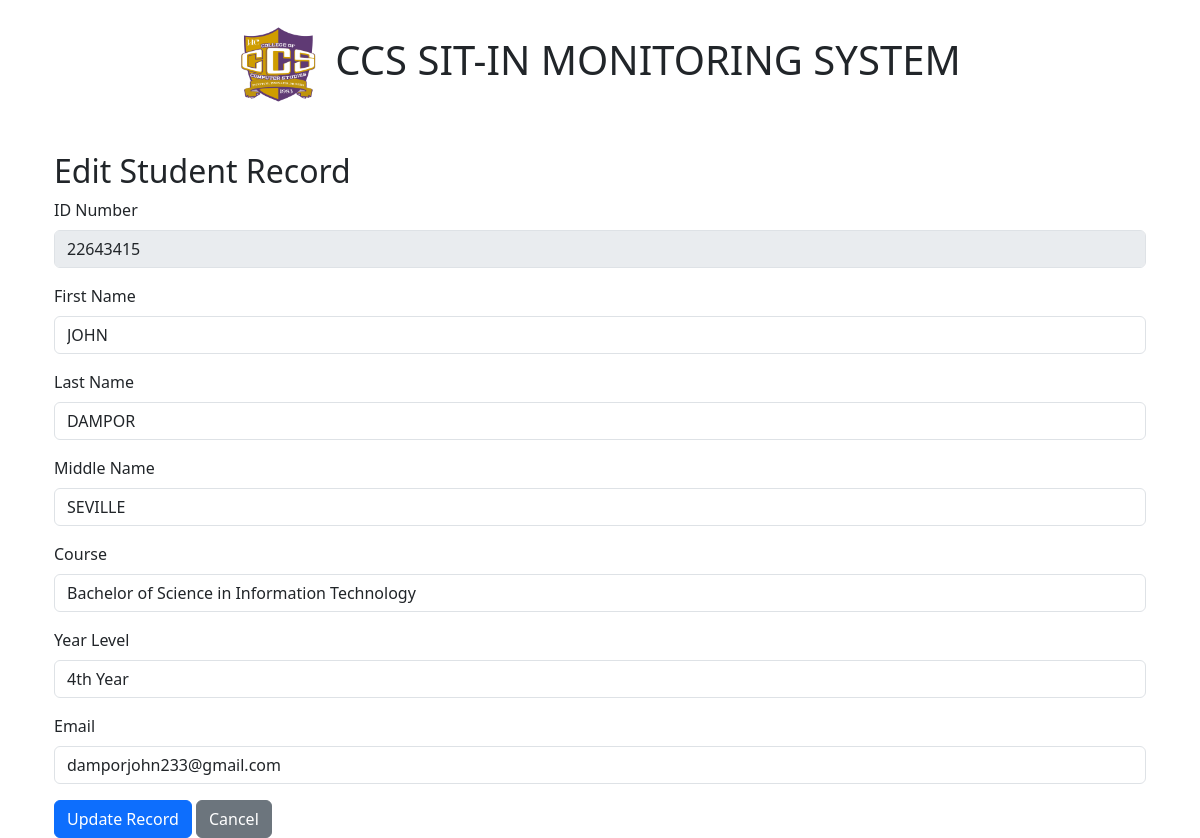
The page /edit_student_record (signed in) on the database as committed earlier.
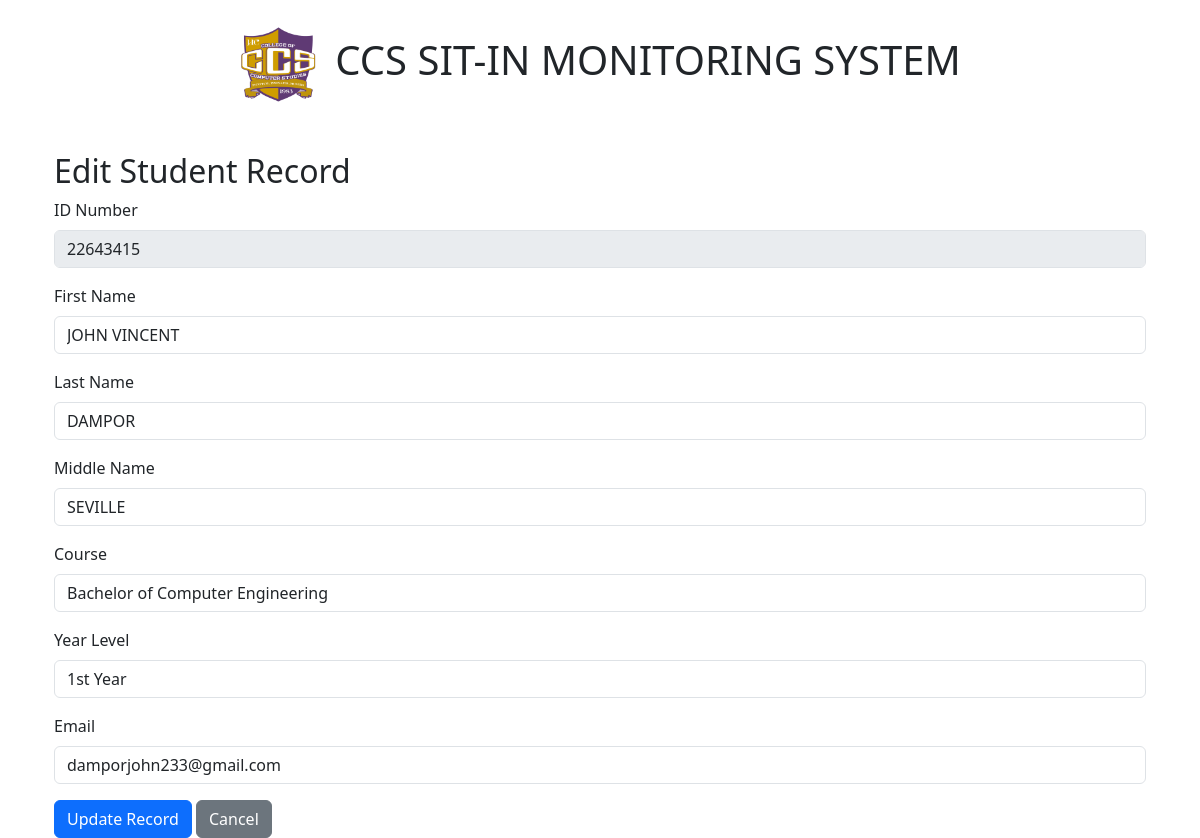
The same page on the database as committed later.
### tables this page shows
CREATE TABLE students (
                    id INTEGER PRIMARY KEY AUTOINCREMENT,
                    idno TEXT UNIQUE NOT NULL,
                    username TEXT UNIQUE NOT NULL,
                    password TEXT NOT NULL,
                    firstname TEXT NOT NULL,
                    lastname TEXT NOT NULL,
                    midname TEXT,
                    course TEXT,
                    yearlevel TEXT,
                    email TEXT UNIQUE NOT NULL,
                    registration_date TEXT NOT NULL
                , remaining_sessions INTEGER DEFAULT 5);

### app.py (the view, shortened to what this page needs)
@app.route('/edit_student_record', methods=['GET', 'POST'])
def edit_student_record():
    if 'username' not in session or session.get('role') != 'students':
        return redirect(url_for('login'))
    username = session['username']
    conn = get_db_connection('studentuser.db')
    cur = conn.cursor()
    cur.execute("SELECT * FROM students WHERE username = ?", (username,))
    student = cur.fetchone()
    if not student:
        flash("Student record not found.", "danger")
        conn.close()
        return redirect(url_for('student_dashboard'))
    conn.close()
    with get_db_connection('studentuser.db') as conn:
        cur = conn.cursor()
        cur.execute("SELECT * FROM students WHERE username=?", (username,))
        student = cur.fetchone()
    return render_template('edit_student_record.html', student=student)

### app.py (called while the page is built)
def get_db_connection(db_name='studentuser.db'):
    conn = sqlite3.connect(db_name)
    conn.row_factory = sqlite3.Row
    return conn

### templates/edit_student_record.html (shortened to what this page needs)
{% extends "base.html" %}
{% block content %}
<div class="container mt-5">
    <h2>Edit Student Record</h2>
    <form method="POST" action="{{ url_for('edit_student_record') }}">
        <div class="mb-3">
            <label for="idno" class="form-label">ID Number</label>
            <input type="text" class="form-control" id="idno" name="idno" value="{{ student.idno }}" readonly>
        </div>
        <div class="mb-3">
            <label for="firstname" class="form-label">First Name</label>
            <input type="text" class="form-control" id="firstname" name="firstname" value="{{ student.firstname }}" required>
        </div>
        <div class="mb-3">
            <label for="lastname" class="form-label">Last Name</label>
            <input type="text" class="form-control" id="lastname" name="lastname" value="{{ student.lastname }}" required>
        </div>
        <div class="mb-3">
            <label for="midname" class="form-label">Middle Name</label>
            <input type="text" class="form-control" id="midname" name="midname" value="{{ student.midname }}">
        </div>
        <div class="mb-3">
            <label for="course" class="form-label">Course</label>
            <input type="text" class="form-control" id="course" name="course" value="{{ student.course }}">
        </div>
        <div class="mb-3">
            <label for="yearlevel" class="form-label">Year Level</label>
            <select class="form-control" id="yearlevel" name="yearlevel" required>
                <option value="1" {% if student.yearlevel == '1' %}selected{% endif %}>1st Year</option>
                <option value="4" {% if student.yearlevel == '4' %}selected{% endif %}>4th Year</option>
            </select>
        </div>
        <div class="mb-3">
            <label for="email" class="form-label">Email</label>
            <input type="email" class="form-control" id="email" name="email" value="{{ student.email }}" required>
        </div>
        <button type="submit" class="btn btn-primary">Update Record</button>
        <a href="{{ url_for('student_dashboard') }}" class="btn btn-secondary">Cancel</a>
    </form>
</div>
{% endblock %}

### templates/base.html (shortened to what this page needs)
<!DOCTYPE html>
<html lang="en">
<head>
    <link rel="stylesheet" href="https://cdnjs.cloudflare.com/ajax/libs/bootstrap/5.1.0/css/bootstrap.min.css">
    <link rel="stylesheet" href="https://cdn.jsdelivr.net/npm/bootstrap@5.3.0/dist/css/bootstrap.min.css">
    <link rel="stylesheet" href="https://cdnjs.cloudflare.com/ajax/libs/font-awesome/5.15.3/css/all.min.css">
    <link rel="stylesheet" href="https://stackpath.bootstrapcdn.com/bootstrap/5.1.3/css/bootstrap.min.css">
    <link rel="stylesheet" href="https://cdn.jsdelivr.net/npm/bootstrap@5.3.2/dist/css/bootstrap.min.css">
    <link rel="stylesheet" href="https://cdnjs.cloudflare.com/ajax/libs/font-awesome/5.15.3/css/all.min.css">
</head>
<body>
    <div class="container">
        <header class="header my-4 d-flex align-items-center justify-content-center">
            <img src="{{ url_for('static', filename='logo/ccslogo.png') }}" alt="CCS Logo" class="logo me-3">
            <h1 class="text-center">CCS SIT-IN MONITORING SYSTEM</h1>
        </header>
        <main>
            {% block content %}
            {% endblock %}
        </main>
    </div>
</body>
</html>

### templates/base.html (style rules this page uses)
.header { display: flex; justify-content: space-between; align-items: center; }
.logo { max-height: 80px; }
.btn-primary, .btn-danger { transition: transform 0.2s ease-in-out; }
.mt-5 { margin-top: 3rem !important; }

Rows that differ between the two databases and show on the page:
changed students "DAMPOR": firstname "JOHN" → "JOHN VINCENT"; course "Bachelor of Science in Information Technology" → "Bachelor of Computer Engineering"; yearlevel "4th Year" → "1st Year"
